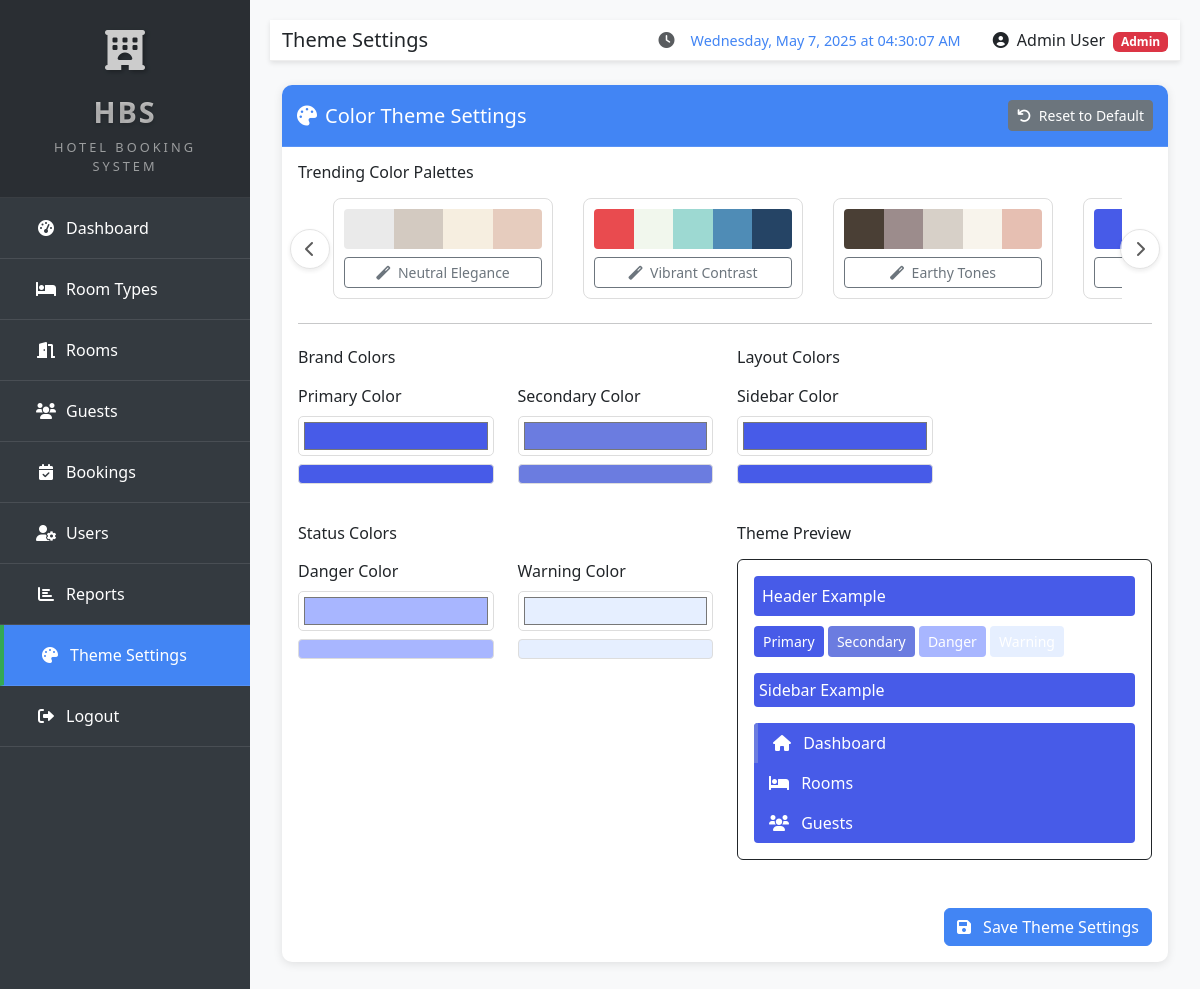
/hotel/settings/theme/ (signed in), run on the app's committed database.
### hotel/models.py (models this page shows, shortened)
class UserProfile(models.Model):
    ROLE_CHOICES = (
        ('admin', 'Admin'),
        ('receptionist', 'Receptionist'),
    )
    user = models.OneToOneField(User, on_delete=models.CASCADE, related_name='profile')
    role = models.CharField(max_length=20, choices=ROLE_CHOICES, default='receptionist')
    phone = models.CharField(max_length=20, blank=True)
    address = models.TextField(blank=True)

class ThemeSettings(models.Model):
    user = models.OneToOneField(User, on_delete=models.CASCADE, related_name='theme_settings')
    primary_color = models.CharField(max_length=20, default='#4285F4')
    secondary_color = models.CharField(max_length=20, default='#34A853')
    danger_color = models.CharField(max_length=20, default='#EA4335')
    warning_color = models.CharField(max_length=20, default='#FBBC05')
    sidebar_color = models.CharField(max_length=20, default='#343a40')
    created_at = models.DateTimeField(auto_now_add=True)
    updated_at = models.DateTimeField(auto_now=True)

### hotel/views.py (the view)
# urls.py: path('settings/theme/', views.theme_settings, name='theme_settings'),
@login_required
def theme_settings(request):
    theme_settings, created = ThemeSettings.objects.get_or_create(user=request.user)
    if request.method == 'POST':
        form = ThemeSettingsForm(request.POST, instance=theme_settings)
        if form.is_valid():
            form.save()
            messages.success(request, 'Theme settings updated successfully')
            return redirect('theme_settings')
    else:
        form = ThemeSettingsForm(instance=theme_settings)
    return render(request, 'hotel/theme_settings.html', {'form': form})

### templates/hotel/theme_settings.html (shortened to what this page needs)
{% extends "hotel/base.html" %}
{% load crispy_forms_tags %}
{% load static %}
{% block page_title %}Theme Settings{% endblock %}
{% block content %}
<div class="card">
    <div class="card-header">
        <div class="d-flex justify-content-between align-items-center">
            <h5 class="mb-0"><i class="fas fa-palette me-2"></i>Color Theme Settings</h5>
            <button class="btn btn-sm btn-secondary" id="resetTheme">
                <i class="fas fa-undo me-1"></i> Reset to Default
            </button>
        </div>
    </div>
    <div class="card-body">
        <div class="mb-4">
            <h6 class="mb-3">Trending Color Palettes</h6>
            <div class="palette-carousel-container position-relative">
                <button class="carousel-control-prev" type="button" id="palette-prev">
                    <i class="fas fa-chevron-left"></i>
                </button>
                <div class="palette-carousel">
                    <div class="palette-item" data-palette-name="neutral">
                        <div class="palette-preview d-flex mb-2">
                            <div class="color-box" style="background-color: #EAEAEA; flex: 1;"></div>
                            <div class="color-box" style="background-color: #D3CAC1; flex: 1;"></div>
                            <div class="color-box" style="background-color: #F6EEE0; flex: 1;"></div>
                            <div class="color-box" style="background-color: #E6CCBE; flex: 1;"></div>
                        </div>
                        <div class="d-grid">
                            <button class="btn btn-sm btn-outline-secondary apply-palette" data-palette="neutral">
                                <i class="fas fa-magic me-1"></i> Neutral Elegance
                            </button>
                        </div>
                    </div>
                    <div class="palette-item" data-palette-name="vibrant">
                        <div class="palette-preview d-flex mb-2">
                            <div class="color-box" style="background-color: #E94B4F; flex: 1;"></div>
                            <div class="color-box" style="background-color: #F1F7ED; flex: 1;"></div>
                            <div class="color-box" style="background-color: #9DD9D2; flex: 1;"></div>
                            <div class="color-box" style="background-color: #4F8CB6; flex: 1;"></div>
                            <div class="color-box" style="background-color: #254465; flex: 1;"></div>
                        </div>
                        <div class="d-grid">
                            <button class="btn btn-sm btn-outline-secondary apply-palette" data-palette="vibrant">
                                <i class="fas fa-magic me-1"></i> Vibrant Contrast
                            </button>
                        </div>
                    </div>
                    <div class="palette-item" data-palette-name="earthy">
                        <div class="palette-preview d-flex mb-2">
                            <div class="color-box" style="background-color: #4A3F35; flex: 1;"></div>
                            <div class="color-box" style="background-color: #9C8C8C; flex: 1;"></div>
                            <div class="color-box" style="background-color: #D7D0C8; flex: 1;"></div>
                            <div class="color-box" style="background-color: #F8F4EC; flex: 1;"></div>
                            <div class="color-box" style="background-color: #E6BFB2; flex: 1;"></div>
                        </div>
                        <div class="d-grid">
                            <button class="btn btn-sm btn-outline-secondary apply-palette" data-palette="earthy">
                                <i class="fas fa-magic me-1"></i> Earthy Tones
                            </button>
                        </div>
                    </div>
                    <div class="palette-item" data-palette-name="cool">
                        <div class="palette-preview d-flex mb-2">
                            <div class="color-box" style="background-color: #475BE8; flex: 1;"></div>
                        </div>
                        <div class="d-grid">
                            <button class="btn btn-sm btn-outline-secondary apply-palette" data-palette="cool">
                            </button>
                        </div>
                    </div>
                </div>
                <button class="carousel-control-next" type="button" id="palette-next">
                    <i class="fas fa-chevron-right"></i>
                </button>
            </div>
        </div>
        <hr class="my-4">
        <form method="post" id="themeForm">
            <div class="row">
                <div class="col-md-6">
                    <div class="mb-4">
                        <h6 class="mb-3">Brand Colors</h6>
                        <div class="row">
                            <div class="col-md-6">
                                <div class="mb-3">
                                    <label class="form-label">Primary Color</label>
                                    {{ form.primary_color }}
                                    <div class="color-preview mt-2" style="background-color: {{ user_theme_settings.primary_color }}"></div>
                                </div>
                            </div>
                            <div class="col-md-6">
                                <div class="mb-3">
                                    <label class="form-label">Secondary Color</label>
                                    {{ form.secondary_color }}
                                    <div class="color-preview mt-2" style="background-color: {{ user_theme_settings.secondary_color }}"></div>
                                </div>
                            </div>
                        </div>
                    </div>
                    <div class="mb-4">
                        <h6 class="mb-3">Status Colors</h6>
                        <div class="row">
                            <div class="col-md-6">
                                <div class="mb-3">
                                    <label class="form-label">Danger Color</label>
                                    {{ form.danger_color }}
                                    <div class="color-preview mt-2" style="background-color: {{ user_theme_settings.danger_color }}"></div>
                                </div>
                            </div>
                            <div class="col-md-6">
                                <div class="mb-3">
                                    <label class="form-label">Warning Color</label>
                                    {{ form.warning_color }}
                                    <div class="color-preview mt-2" style="background-color: {{ user_theme_settings.warning_color }}"></div>
                                </div>
                            </div>
                        </div>
                    </div>
                </div>
                <div class="col-md-6">
                    <div class="mb-4">
                        <h6 class="mb-3">Layout Colors</h6>
                        <div class="row">
                            <div class="col-md-6">
                                <div class="mb-3">
                                    <label class="form-label">Sidebar Color</label>
                                    {{ form.sidebar_color }}
                                    <div class="color-preview mt-2" style="background-color: {{ user_theme_settings.sidebar_color }}"></div>
                                </div>
                            </div>
                        </div>
                    </div>
                    <div class="theme-preview mb-4">
                        <h6 class="mb-3">Theme Preview</h6>
                        <div class="preview-container p-3 border rounded">
                            <div class="preview-header" style="background-color: {{ user_theme_settings.primary_color }}; color: white; padding: 8px; border-radius: 4px; margin-bottom: 10px;">
                                Header Example
                            </div>
                            <div class="preview-buttons mb-3">
                                <button type="button" class="btn btn-sm" style="background-color: {{ user_theme_settings.primary_color }}; color: white;">Primary</button>
                                <button type="button" class="btn btn-sm" style="background-color: {{ user_theme_settings.secondary_color }}; color: white;">Secondary</button>
                                <button type="button" class="btn btn-sm" style="background-color: {{ user_theme_settings.danger_color }}; color: white;">Danger</button>
                                <button type="button" class="btn btn-sm" style="background-color: {{ user_theme_settings.warning_color }}; color: white;">Warning</button>
                            </div>
                            <div class="preview-sidebar" style="background-color: {{ user_theme_settings.sidebar_color }}; color: white; padding: 5px; border-radius: 4px;">
                                Sidebar Example
                            </div>
                        </div>
                    </div>
                </div>
            </div>
            <div class="mt-4 text-end">
                <button type="submit" class="btn btn-primary">
                    <i class="fas fa-save me-2"></i> Save Theme Settings
                </button>
            </div>
        </form>
    </div>
</div>
{% endblock %}

### templates/hotel/base.html (shortened to what this page needs)
<!DOCTYPE html>
<html lang="en">
<head>
    <link href="https://cdn.jsdelivr.net/npm/bootstrap@5.3.0-alpha1/dist/css/bootstrap.min.css" rel="stylesheet">
    <link rel="stylesheet" href="https://cdnjs.cloudflare.com/ajax/libs/font-awesome/6.0.0/css/all.min.css">
    <link rel="stylesheet" href="https://cdn.jsdelivr.net/npm/chart.js@4.4.1/dist/chart.min.css">
    <link rel="stylesheet" href="/static/css/custom.css">
</head>
<body>
    {% if user.is_authenticated %}
    <div class="sidebar">
        <div class="logo-container">
            <div class="logo-icon">
                <i class="fas fa-hotel"></i>
            </div>
            <div class="logo-text">HBS</div>
            <div class="logo-subtitle">Hotel Booking System</div>
        </div>
        <ul class="nav flex-column">
            <li class="nav-item {% if request.path == '/hotel/' %}active{% endif %}">
                <a class="nav-link" href="{% url 'dashboard' %}">
                    <i class="fas fa-tachometer-alt"></i>
                    <span>Dashboard</span>
                </a>
            </li>
            <li class="nav-item {% if '/room-types/' in request.path %}active{% endif %}">
                <a class="nav-link" href="{% url 'room_type_list' %}">
                    <i class="fas fa-bed"></i>
                    <span>Room Types</span>
                </a>
            </li>
            <li class="nav-item {% if '/rooms/' in request.path %}active{% endif %}">
                <a class="nav-link" href="{% url 'room_list' %}">
                    <i class="fas fa-door-open"></i>
                    <span>Rooms</span>
                </a>
            </li>
            <li class="nav-item {% if '/guests/' in request.path %}active{% endif %}">
                <a class="nav-link" href="{% url 'guest_list' %}">
                    <i class="fas fa-users"></i>
                    <span>Guests</span>
                </a>
            </li>
            <li class="nav-item {% if '/bookings/' in request.path %}active{% endif %}">
                <a class="nav-link" href="{% url 'booking_list' %}">
                    <i class="fas fa-calendar-check"></i>
                    <span>Bookings</span>
                </a>
            </li>
            {% if user.profile.role == 'admin' %}
            <li class="nav-item {% if '/users/' in request.path %}active{% endif %}">
                <a class="nav-link" href="{% url 'user_list' %}">
                    <i class="fas fa-user-cog"></i>
                    <span>Users</span>
                </a>
            </li>
            <li class="nav-item {% if '/reports/' in request.path %}active{% endif %}">
                <a class="nav-link" href="{% url 'reports' %}">
                    <i class="fas fa-chart-bar"></i>
                    <span>Reports</span>
                </a>
            </li>
            {% endif %}
            <li class="nav-item {% if '/settings/theme/' in request.path %}active{% endif %}">
                <a class="nav-link" href="{% url 'theme_settings' %}">
                    <i class="fas fa-palette"></i>
                    <span>Theme Settings</span>
                </a>
            </li>
            <li class="nav-item">
                <a class="nav-link" href="{% url 'logout' %}">
                    <i class="fas fa-sign-out-alt"></i>
                    <span>Logout</span>
                </a>
            </li>
        </ul>
    </div>
    <div class="main-content">
        <nav class="navbar navbar-expand-lg navbar-light mb-4">
            <div class="container-fluid">
                <h5 class="mb-0">{% block page_title %}Hotel Booking System{% endblock %}</h5>
                <div class="d-flex align-items-center">
                    <div class="me-4 text-muted">
                        <i class="fas fa-clock me-1"></i>
                        <span id="realTimeClock"></span>
                    </div>
                    <div class="dropdown">
                        <a class="nav-link dropdown-toggle" href="#" role="button" id="userDropdown" data-bs-toggle="dropdown" aria-expanded="false">
                            <i class="fas fa-user-circle me-1"></i>
                            {{ user.get_full_name|default:user.username }}
                            {% if user.profile.role %}
                            <span class="badge {% if user.profile.role == 'admin' %}bg-danger{% else %}bg-primary{% endif %} ms-1">
                                {{ user.profile.role|title }}
                            </span>
                            {% endif %}
                        </a>
                    </div>
                </div>
            </div>
        </nav>
        <div class="container-fluid">
            {% block content %}{% endblock %}
        </div>
    </div>
    {% else %}
    {% block login_content %}{% endblock %}
    {% endif %}
</body>
</html>

### data on the page
ThemeSettings: primary_color "#475be8", secondary_color "#6b7ce0", danger_color "#a8b6ff", warning_color "#e6efff", sidebar_color "#475be8"

### other printed values
{{ user.get_full_name|default:user.username }} "Admin User"
{{ user.profile.role|title }} "Admin"
